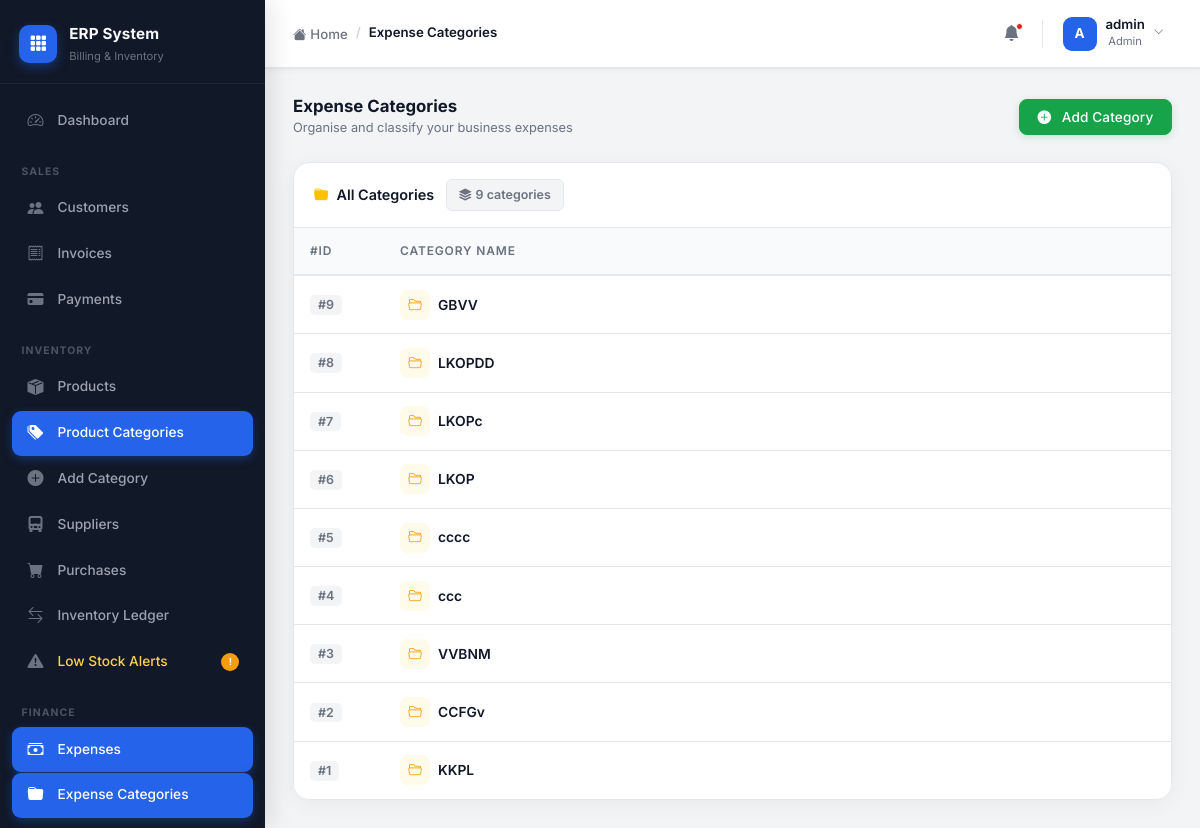
The page /expenses/categories/ (signed in) on the database its author committed.
### accounts/models.py (models this page shows)
class CustomUser(AbstractUser):
    ROLE_CHOICES = (
        ('admin', 'Admin'),
        ('staff', 'Staff'),
        ('accountant', 'Accountant'),
    )
    role = models.CharField(max_length=20, choices=ROLE_CHOICES, default='staff')
    phone = models.CharField(max_length=15, blank=True, null=True)

### expenses/models.py (models this page shows, shortened)
class ExpenseCategory(models.Model):
    name = models.CharField(
        max_length=100,
        unique=True
    )

### expenses/views.py (the view)
# urls.py: path('categories/', category_list, name='category_list'),
@login_required
@admin_required
def category_list(request):
    categories = ExpenseCategory.objects.all().order_by('-id')
    return render(
        request,
        'expenses/category_list.html',
        {
            'categories': categories
        }
    )

### templates/expenses/category_list.html (shortened to what this page needs)
{% extends 'layouts/admin_base.html' %}
{% block breadcrumb %}
<li class="breadcrumb-item active">Expense Categories</li>
{% endblock %}
{% block admin_content %}
<div class="section-header mb-4">
    <div>
        <h5>Expense Categories</h5>
        <div class="subtitle">Organise and classify your business expenses</div>
    </div>
    <a href="{% url 'create_expense_category' %}" class="btn btn-success">
        <i class="bi bi-plus-circle-fill me-1"></i>Add Category
    </a>
</div>
<div class="erp-table-wrap">
    <div class="table-toolbar">
        <div class="d-flex align-items-center gap-2">
            <i class="bi bi-folder-fill text-warning"></i>
            <span style="font-weight:600;font-size:0.9rem;">All Categories</span>
        </div>
        <span class="meta-chip">
            <i class="bi bi-stack me-1"></i>
            {{ categories|length }} categor{{ categories|length|pluralize:"y,ies" }}
        </span>
    </div>
    <div class="table-responsive">
        <table class="table erp-table">
            <thead>
                <tr>
                    <th style="width:90px;">#ID</th>
                    <th>Category Name</th>
                </tr>
            </thead>
            <tbody>
                {% for category in categories %}
                <tr>
                    <td><span class="row-index">#{{ category.id }}</span></td>
                    <td>
                        <div class="d-flex align-items-center gap-2">
                            <div class="cat-icon-badge">
                                <i class="bi bi-folder2-open"></i>
                            </div>
                            <span class="fw-semibold">{{ category.name }}</span>
                        </div>
                    </td>
                </tr>
                {% endfor %}
            </tbody>
        </table>
    </div>
</div>
{% endblock %}

### templates/layouts/admin_base.html (shortened to what this page needs)
{% extends 'base.html' %}
{% block content %}
<div class="erp-shell">
    <aside class="erp-sidebar" id="erpSidebar">
        <div class="sidebar-logo">
            <div class="logo-icon">
                <i class="bi bi-grid-3x3-gap-fill"></i>
            </div>
            <div class="logo-text">
                <span class="logo-name">ERP System</span>
                <span class="logo-sub">Billing & Inventory</span>
            </div>
        </div>
        <nav class="sidebar-nav" id="sidebarNav">
            <a href="{% url 'admin_dashboard' %}"
               class="nav-item {% if request.resolver_match.url_name == 'admin_dashboard' %}active{% endif %}">
                <span class="nav-icon"><i class="bi bi-speedometer2"></i></span>
                <span class="nav-label">Dashboard</span>
            </a>
            <div class="nav-section-label">Sales</div>
            <a href="{% url 'customer_list' %}"
               class="nav-item {% if 'customer' in request.resolver_match.url_name %}active{% endif %}">
                <span class="nav-icon"><i class="bi bi-people-fill"></i></span>
                <span class="nav-label">Customers</span>
            </a>
            <a href="{% url 'invoice_list' %}"
               class="nav-item {% if 'invoice' in request.resolver_match.url_name %}active{% endif %}">
                <span class="nav-icon"><i class="bi bi-receipt"></i></span>
                <span class="nav-label">Invoices</span>
            </a>
            {% if request.user.role == 'admin' or request.user.role == 'accountant' %}
            <a href="{% url 'payment_list' %}"
               class="nav-item {% if 'payment' in request.resolver_match.url_name %}active{% endif %}">
                <span class="nav-icon"><i class="bi bi-credit-card-fill"></i></span>
                <span class="nav-label">Payments</span>
            </a>
            {% endif %}
            <div class="nav-section-label">Inventory</div>
            <a href="{% url 'product_list' %}"
               class="nav-item {% if request.resolver_match.url_name == 'product_list' %}active{% endif %}">
                <span class="nav-icon"><i class="bi bi-box-seam-fill"></i></span>
                <span class="nav-label">Products</span>
            </a>
            {% if request.user.role == 'admin' %}
            <a href="{% url 'category_list' %}"
               class="nav-item {% if 'category' in request.resolver_match.url_name %}active{% endif %}">
                <span class="nav-icon"><i class="bi bi-tags-fill"></i></span>
                <span class="nav-label">Product Categories</span>
            </a>
            <a href="{% url 'add_category' %}"
               class="nav-item {% if request.resolver_match.url_name == 'add_category' %}active{% endif %}">
                <span class="nav-icon"><i class="bi bi-plus-circle-fill"></i></span>
                <span class="nav-label">Add Category</span>
            </a>
            <a href="{% url 'supplier_list' %}"
               class="nav-item {% if 'supplier' in request.resolver_match.url_name %}active{% endif %}">
                <span class="nav-icon"><i class="bi bi-truck-front-fill"></i></span>
                <span class="nav-label">Suppliers</span>
            </a>
            <a href="{% url 'purchase_list' %}"
               class="nav-item {% if 'purchase' in request.resolver_match.url_name %}active{% endif %}">
                <span class="nav-icon"><i class="bi bi-cart-fill"></i></span>
                <span class="nav-label">Purchases</span>
            </a>
            {% endif %}
            <a href="{% url 'stock_movement_list' %}"
               class="nav-item {% if 'stock' in request.resolver_match.url_name %}active{% endif %}">
                <span class="nav-icon"><i class="bi bi-arrow-left-right"></i></span>
                <span class="nav-label">Inventory Ledger</span>
            </a>
            <a href="{% url 'product_list' %}" class="nav-item nav-warning">
                <span class="nav-icon"><i class="bi bi-exclamation-triangle-fill"></i></span>
                <span class="nav-label">Low Stock Alerts</span>
                <span class="nav-badge">!</span>
            </a>
            {% if request.user.role == 'admin' or request.user.role == 'accountant' %}
            <div class="nav-section-label">Finance</div>
            <a href="{% url 'expense_list' %}"
               class="nav-item {% if 'expense' in request.resolver_match.url_name %}active{% endif %}">
                <span class="nav-icon"><i class="bi bi-cash-stack"></i></span>
                <span class="nav-label">Expenses</span>
            </a>
            <a href="{% url 'expense_category_list' %}"
               class="nav-item {% if 'expense_category' in request.resolver_match.url_name %}active{% endif %}">
                <span class="nav-icon"><i class="bi bi-folder-fill"></i></span>
                <span class="nav-label">Expense Categories</span>
            </a>
            {% if request.user.role == 'admin' %}
            <a href="{% url 'create_expense_category' %}"
               class="nav-item {% if request.resolver_match.url_name == 'create_expense_category' %}active{% endif %}">
            </a>
            {% endif %}
            {% endif %}
        </nav>
    </aside>
    <div class="erp-main">
        <header class="erp-topbar">
            <div class="topbar-left">
                <nav aria-label="breadcrumb">
                    <ol class="breadcrumb mb-0">
                        <li class="breadcrumb-item">
                            <a href="{% url 'admin_dashboard' %}">
                                <i class="bi bi-house-fill me-1"></i>Home
                            </a>
                        </li>
                        {% block breadcrumb %}{% endblock %}
                    </ol>
                </nav>
            </div>
            <div class="topbar-right">
                <button class="topbar-icon-btn" title="Notifications">
                    <i class="bi bi-bell-fill"></i>
                    <span class="notif-dot"></span>
                </button>
                <div class="dropdown">
                    <button class="topbar-user-btn dropdown-toggle" data-bs-toggle="dropdown" aria-expanded="false">
                        <div class="topbar-avatar">
                            {{ request.user.username|slice:":1"|upper }}
                        </div>
                        <div class="topbar-user-info d-none d-sm-block">
                            <div class="topbar-username">{{ request.user.username }}</div>
                            <div class="topbar-userrole">{{ request.user.role|title }}</div>
                        </div>
                        <i class="bi bi-chevron-down topbar-chevron d-none d-sm-block"></i>
                    </button>
                </div>
            </div>
        </header>
        <main class="erp-page-content page-content">
            {% block admin_content %}{% endblock %}
        </main>
    </div>
</div>
{% endblock %}

### templates/base.html (style rules this page uses)
:root { --primary: #2563EB; --primary-hover: #1D4ED8; --primary-light: #EFF6FF; --sidebar-bg: #111827; --sidebar-hover: #1F2937; --sidebar-active: #1F2937; --success: #16A34A; --danger: #DC2626; --warning: #F59E0B; --bg: #F3F4F6; --card-bg: #FFFFFF; --text-primary: #111827; --text-secondary: #6B7280; --border: #E5E7EB; --shadow-card: 0 4px 20px rgba(0,0,0,0.05); --shadow-sidebar: 4px 0 24px rgba(0,0,0,0.12); --radius-sm: 8px; --radius-md: 12px; --radius-lg: 16px; --topbar-h: 68px; --sidebar-w: 265px; --transition: all 0.22s cubic-bezier(0.4,0,0.2,1); }
*, *::before, *::after { box-sizing: border-box; }
body { font-family: 'Inter', sans-serif; background: var(--bg); color: var(--text-primary); font-size: 0.9rem; line-height: 1.6; -webkit-font-smoothing: antialiased; }
h1,h2,h3,h4,h5,h6 { font-weight: 700; color: var(--text-primary); }
a { text-decoration: none; }
.page-content { animation: fadeInUp 0.35s ease forwards; }
.btn { font-family: 'Inter', sans-serif; font-weight: 500; font-size: 0.85rem; border-radius: var(--radius-sm); padding: 0.45rem 1.1rem; transition: var(--transition); display: inline-flex; align-items: center; gap: 0.4rem; letter-spacing: 0.01em; }
.btn-success { background: var(--success); border-color: var(--success); box-shadow: 0 2px 8px rgba(22,163,74,0.2); }
.erp-table-wrap { background: var(--card-bg); border: 1px solid var(--border); border-radius: var(--radius-lg); box-shadow: var(--shadow-card); overflow: hidden; }
.erp-table-wrap .table-toolbar { padding: 1rem 1.25rem; border-bottom: 1px solid var(--border); display: flex; align-items: center; gap: 0.75rem; flex-wrap: wrap; }
.table-responsive { overflow-x: auto; }
.erp-table { margin-bottom: 0; font-size: 0.865rem; }
.erp-table thead th { background: #F9FAFB; color: var(--text-secondary); font-weight: 600; font-size: 0.75rem; text-transform: uppercase; letter-spacing: 0.07em; border-bottom: 2px solid var(--border); border-top: none; padding: 0.85rem 1rem; white-space: nowrap; position: sticky; top: 0; z-index: 1; }
.erp-table tbody td { padding: 0.85rem 1rem; border-color: var(--border); vertical-align: middle; color: var(--text-primary); }
.erp-table tbody tr:last-child td { border-bottom: none; }
.section-header { display: flex; align-items: center; justify-content: space-between; margin-bottom: 1.5rem; flex-wrap: wrap; gap: 0.75rem; }
.section-header h5 { font-size: 1.05rem; font-weight: 700; margin: 0; color: var(--text-primary); }
.section-header .subtitle { font-size: 0.8rem; color: var(--text-secondary); margin-top: 0.1rem; }
.erp-topbar { height: var(--topbar-h); background: var(--card-bg); border-bottom: 1px solid var(--border); display: flex; align-items: center; justify-content: space-between; padding: 0 1.75rem; position: sticky; top: 0; z-index: 100; box-shadow: 0 1px 0 var(--border), 0 2px 8px rgba(0,0,0,0.04); }

### templates/expenses/category_list.html (style rules this page uses)
.cat-icon-badge { width: 30px; height: 30px; border-radius: 7px; background: #FFFBEB; color: var(--warning); display: flex; align-items: center; justify-content: center; font-size: 0.85rem; flex-shrink: 0; }
.meta-chip { font-size: 0.78rem; font-weight: 600; color: var(--text-secondary); background: #F3F4F6; border: 1px solid var(--border); padding: 0.3rem 0.75rem; border-radius: 6px; display: flex; align-items: center; }
.row-index { font-size: 0.78rem; font-weight: 600; color: var(--text-secondary); background: #F3F4F6; padding: 0.15rem 0.5rem; border-radius: 5px; }

### rows shown on the page
CustomUser: user.username "A", user.username "admin", user.role "Admin"
ExpenseCategory: id "9", name "GBVV"
ExpenseCategory: id "8", name "LKOPDD"
ExpenseCategory: id "7", name "LKOPc"
ExpenseCategory: id "6", name "LKOP"
ExpenseCategory: id "5", name "cccc"
ExpenseCategory: id "4", name "ccc"
ExpenseCategory: id "3", name "VVBNM"
ExpenseCategory: id "2", name "CCFGv"
ExpenseCategory: id "1", name "KKPL"

### other values the page prints
{{ categories|length }} "9"
